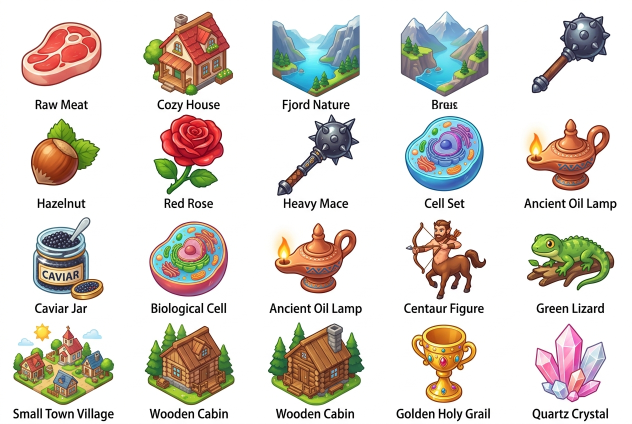
#> input picture assets/raw_sheets/sheet_02_02_doga.jpg, 1264 x 848 px (shown at 1/2 size); its folder holds only this picture in this run
$ python generate_sheet_inspector.py
#> lines starting #> are read from the running program, lines starting #| are printed output that depends on the picture; after the words box and inside, x2 and y2 are one past the last pixel; in counts of white or black regions, pixels touching at a corner belong together
### tools/slice_item_sheets.py
"""
Birleştirme Oyunu - Akıllı Item Ayıklama ve İsimlendirme Pipeline'ı
-------------------------------------------------------------------
Bu betik tamamen birleştirme_oyunu projesi içine kurulmuştur.
1. assets/raw_sheets/ klasöründeki kategori görsel sayfalarını okur.
2. Dış Çerçeveden Flood-Fill ile sadece stüdyo arka planını siler (parlama ve beyaz yüzeyler korunur).
3. Kapalı halka boşluklarını (anahtar deliği, çark göbeği vb.) temizler.
4. Satır ve sütun uzamsal sıralaması (Spatial Sorting: soldan sağa, yukarıdan aşağıya) yapar.
5. İki aşamalı çalışabilir:
   Aşama 1: Önce kırpar, önizleme klasörüne çıkarır veya kategori sırasına göre otomatik eşleştirir.
   Aşama 2: Projedeki item listesiyle (itemDefinitions.js) eşleştirip public/textures/items/ altına kaydeder.
"""

import os
import re
import sys
import json
import shutil
from pathlib import Path
from PIL import Image, ImageFilter

WORKSPACE_DIR = Path(__file__).resolve().parent.parent
RAW_SHEETS_DIR = WORKSPACE_DIR / "assets" / "raw_sheets"
OUTPUT_ITEMS_DIR = WORKSPACE_DIR / "public" / "textures" / "items"
DEBUG_PREVIEW_DIR = WORKSPACE_DIR / "assets" / "cropped_preview"
ITEM_DEFS_FILE = WORKSPACE_DIR / "src" / "items" / "itemDefinitions.js"

# Kategori listesi ve eşyaların ID + Türkçe adları
CATEGORY_CONFIG = {
    "01_elements": {
        "slug": "01_elements",
        "aliases": ["01_elements", "1_elements", "elements", "01", "elementler"],
        "items": [
            ("fire", "Ateş"), ("water", "Su"), ("earth", "Toprak"), ("air", "Hava"),
            ("steam", "Buhar"), ("mud", "Çamur"), ("lava", "Lav"), ("sand", "Kum"),
            ("obsidian", "Obsidyen"), ("rain", "Yağmur"), ("energy", "Enerji"),
            ("wind", "Rüzgar"), ("stone", "Taş"), ("glass", "Cam"), ("cloud", "Bulut"),
            ("lightning", "Yıldırım"), ("kar", "Kar"), ("buz", "Buz"), ("col", "Çöl")
        ]
    },
    "02_doga": {
        "slug": "02_doga",
        "aliases": ["02_doga", "2_doga", "doga", "nature", "02"],
        "items": [
            ("plant", "Bitki"), ("tree", "Ağaç"), ("wood", "Odun"), ("splinter", "Kıymık"),
            ("fiber", "Lif"), ("mushroom", "Mantar"), ("cotton", "Pamuk"), ("resin", "Reçine"),
            ("tohum", "Tohum"), ("bugday", "Buğday"), ("nane", "Nane"), ("agac_kabugu", "Ağaç Kabuğu")
        ]
    },
    "03_canlilar": {
        "slug": "03_canlilar",
        "aliases": ["03_canlilar", "3_canlilar", "canlilar", "life", "03"],
        "items": [
            ("life", "Yaşam"), ("bird", "Kuş"), ("animal", "Hayvan"), ("fish", "Balık"),
            ("inek", "İnek"), ("sut", "Süt"), ("yumurta", "Yumurta"), ("mercan", "Mercan")
        ]
    },
    "04_zanaat_ve_aletler": {
        "slug": "04_zanaat_ve_aletler",
        "aliases": ["04_zanaat_ve_aletler", "4_zanaat_ve_aletler", "craft_tools", "zanaat", "aletler", "04"],
        "items": [
            ("rope", "İp"), ("fabric", "Kumaş"), ("coal", "Kömür"), ("ash", "Kül"),
            ("paper", "Kağıt"), ("primitive_knife", "İlkel Bıçak"), ("feather", "Kuş Tüyü"),
            ("leather", "Deri"), ("cooked_meat", "Kavrulmuş Et"), ("pottery", "Çömlek"),
            ("water_jug", "Su Çömleği"), ("bottle", "Şişe"), ("flint", "Çakmaktaşı"),
            ("bow", "Yay"), ("arrow", "Ok"), ("torch", "Meşale"), ("raw_metal", "Metal"),
            ("iron_ingot", "Demir Külçe"), ("metal_knife", "Metal Bıçak"), ("pickaxe", "Kazma"),
            ("sword", "Kılıç"), ("wooden_shield", "Ahşap Kalkan"), ("iron_shield", "Demir Kalkan"),
            ("leather_armor", "Deri Zırh"), ("iron_armor", "Demir Zırh"), ("bed", "Yatak"),
            ("olta", "Olta"), ("yelken", "Yelken"), ("sal", "Sal"), ("obsidyen_bicak", "Obsidyen Bıçak")
        ]
    },
    "05_kimya_simya_buyu": {
        "slug": "05_kimya_simya_buyu",
        "aliases": ["05_kimya_simya_buyu", "5_kimya_simya_buyu", "simya", "buyu", "05"],
        "items": [
            ("zehirli_sivi", "Zehirli Sıvı"), ("zehir_sisesi", "Zehir Şişesi"),
            ("zehirli_kilic", "Zehirli Kılıç"), ("sifa_iksiri", "Şifa İksiri"),
            ("mana_iksiri", "Mana İksiri"), ("barut", "Barut"), ("bomba", "Bomba"),
            ("buyu_parsomeni", "Büyü Parşömeni"), ("yildirim_parsomeni", "Yıldırım Parşömeni"),
            ("ates_topu_kitabi", "Ateş Topu Kitabı"), ("peynir", "Peynir"), ("un", "Un"),
            ("hamur", "Hamur"), ("ekmek", "Ekmek")
        ]
    },
    "06_mekanik_medeniyet": {
        "slug": "06_mekanik_medeniyet",
        "aliases": ["06_mekanik_medeniyet", "6_mekanik_medeniyet", "mekanik", "medeniyet", "06"],
        "items": [
            ("buhar_motoru", "Buhar Motoru"), ("tekerlek", "Tekerlek"), ("el_arabasi", "El Arabası"),
            ("lokomotif", "Lokomotif"), ("ampul", "Ampul"), ("fener", "Fener"),
            ("pusula", "Pusula"), ("miknatis", "Mıknatıs"), ("elektrik_motoru", "Elektrik Motoru"),
            ("disli_cark", "Dişli Çark"), ("degirmen", "Değirmen"), ("ayna", "Ayna"), ("saat", "Saat")
        ]
    },
    "07_agir_sanayi_insaat": {
        "slug": "07_agir_sanayi_insaat",
        "aliases": ["07_agir_sanayi_insaat", "7_agir_sanayi_insaat", "agir_sanayi", "insaat", "07"],
        "items": [
            ("celik_kulce", "Çelik Külçe"), ("ors", "Örs"), ("civi", "Çivi"),
            ("tugla", "Tuğla"), ("harc", "Harç"), ("tugla_duvar", "Tuğla Duvar"),
            ("saglam_sandik", "Sağlam Sandık"), ("kristal", "Kristal"),
            ("teleskop", "Teleskop"), ("vinc", "Vinç"), ("demir_parmaklik", "Demir Parmaklık"),
            ("savas_baltasi", "Savaş Baltası"), ("gozetleme_kulesi", "Gözetleme Kulesi"),
            ("kale_kapisi", "Kale Kapısı")
        ]
    },
    "08_kozmoloji_boyutlar": {
        "slug": "08_kozmoloji_boyutlar",
        "aliases": ["08_kozmoloji_boyutlar", "8_kozmoloji_boyutlar", "kozmoloji", "boyutlar", "08"],
        "items": [
            ("yildiz_tozu", "Yıldız Tozu"), ("prizma_tasi", "Prizma Taşı"),
            ("kahin_kuresi", "Kahin Küresi"), ("portal_runu", "Portal Rünü"),
            ("bosluk_sisesi", "Boşluk Şişesi"), ("boyut_kapisi", "Boyut Kapısı"),
            ("anka_kulu", "Anka Külü"), ("runik_zirh", "Runik Zırh"),
            ("firtina_kilici", "Fırtına Kılıcı"), ("yildiz_gecidi_cekirdegi", "Yıldız Geçidi Çekirdeği"),
            ("buz_runu", "Buz Rünü"), ("cehennem_tasi", "Cehennem Taşı"),
            ("zaman_kum_saati", "Zaman Kum Saati"), ("illuzyon_aynasi", "İllüzyon Aynası")
        ]
    }
}

# [7 lines left out: function match_category_from_filename, not called in this run]

def extract_binary_mask(img):
    """
    Dış çerçeveden (4 kenardan) flood-fill yaparak arka planı bulur.
    İçerideki yansıma ve beyaz metalleri asla silmez.
    """
    rgb = img.convert("RGB")
    w, h = rgb.size
    pixels = rgb.load()

    mask = Image.new("L", (w, h), 255)
    mask_pixels = mask.load()

    visited = bytearray(w * h)
    queue = []

    for x in range(w):
        queue.append((x, 0))
        queue.append((x, h - 1))
        visited[x] = 1
        visited[(h - 1) * w + x] = 1

    for y in range(h):
        queue.append((0, y))
        queue.append((w - 1, y))
        visited[y * w] = 1
        visited[y * w + (w - 1)] = 1

    q_idx = 0
    while q_idx < len(queue):
        cx, cy = queue[q_idx]
        q_idx += 1

        r, g, b = pixels[cx, cy]
        lum = 0.299 * r + 0.587 * g + 0.114 * b
        c_diff = max(r, g, b) - min(r, g, b)

        is_bg = (lum > 235) or (lum > 205 and c_diff < 16) or (lum > 175 and c_diff < 10)

        if is_bg:
            mask_pixels[cx, cy] = 0
            for nx, ny in ((cx + 1, cy), (cx - 1, cy), (cx, cy + 1), (cx, cy - 1)):
                if 0 <= nx < w and 0 <= ny < h:
                    pos = ny * w + nx
                    if not visited[pos]:
                        visited[pos] = 1
                        queue.append((nx, ny))

    clean_mask = mask.filter(ImageFilter.MedianFilter(3))
    return clean_mask

def segment_connected_components(mask, min_size=250):
    w, h = mask.size
    pixels = mask.load()
    labels = [0] * (w * h)
    components = {}
    current_label = 1

    for y in range(h):
        for x in range(w):
            pos = y * w + x
            if pixels[x, y] > 128 and labels[pos] == 0:
                queue = [(x, y)]
                labels[pos] = current_label
                min_x, max_x = x, x
                min_y, max_y = y, y
                comp_pixels = [(x, y)]

                q_idx = 0
                while q_idx < len(queue):
                    cx, cy = queue[q_idx]
                    q_idx += 1
                    if cx < min_x: min_x = cx
                    if cx > max_x: max_x = cx
                    if cy < min_y: min_y = cy
                    if cy > max_y: max_y = cy

                    for nx, ny in ((cx + 1, cy), (cx - 1, cy), (cx, cy + 1), (cx, cy - 1)):
                        if 0 <= nx < w and 0 <= ny < h:
                            npos = ny * w + nx
                            if pixels[nx, ny] > 128 and labels[npos] == 0:
                                labels[npos] = current_label
                                queue.append((nx, ny))
                                comp_pixels.append((nx, ny))

                bw = max_x - min_x
                bh = max_y - min_y
                if len(comp_pixels) >= min_size and bw >= 24 and bh >= 24 and (bw < w * 0.95 or bh < h * 0.95):
                    components[current_label] = {
                        "id": current_label,
                        "bbox": [min_x, min_y, max_x, max_y],
                        "pixels": comp_pixels
                    }
                    current_label += 1

    return labels, components

def merge_nearby_subparts(labels, components, w, h):
    merged = True
    while merged:
        merged = False
        comp_ids = list(components.keys())
        for i in range(len(comp_ids)):
            id1 = comp_ids[i]
            if id1 not in components: continue
            b1 = components[id1]["bbox"]
            p1_len = len(components[id1]["pixels"])

            for j in range(i + 1, len(comp_ids)):
                id2 = comp_ids[j]
                if id2 not in components: continue
                b2 = components[id2]["bbox"]
                p2_len = len(components[id2]["pixels"])

                dx = max(0, max(b1[0], b2[0]) - min(b1[2], b2[2]))
                dy = max(0, max(b1[1], b2[1]) - min(b1[3], b2[3]))

                # Kopuk ufak sap veya parça (< 1200 px ve mesafe < 18 px)
                if (p1_len < 1200 or p2_len < 1200) and (dx < 18 and dy < 18):
                    components[id1]["bbox"] = [
                        min(b1[0], b2[0]), min(b1[1], b2[1]),
                        max(b1[2], b2[2]), max(b1[3], b2[3])
                    ]
                    components[id1]["pixels"].extend(components[id2]["pixels"])
                    for px, py in components[id2]["pixels"]:
                        labels[py * w + px] = id1
                    del components[id2]
                    merged = True
                    break
            if merged: break

    return labels, components

def clean_enclosed_holes(item_rgba, min_hole_size=200, white_lum_thresh=248):
    w, h = item_rgba.size
    r_ch, g_ch, b_ch, a_ch = item_rgba.split()
    r_pix = r_ch.load()
    g_pix = g_ch.load()
    b_pix = b_ch.load()
    a_pix = a_ch.load()

    cand_holes = Image.new("L", (w, h), 0)
    cand_pix = cand_holes.load()

    for y in range(h):
        for x in range(w):
            if a_pix[x, y] > 100:
                r, g, b = r_pix[x, y], g_pix[x, y], b_pix[x, y]
                lum = 0.299 * r + 0.587 * g + 0.114 * b
                c_diff = max(r, g, b) - min(r, g, b)
                if lum >= white_lum_thresh and c_diff <= 5:
                    cand_pix[x, y] = 255

    visited = bytearray(w * h)
    hole_pixels = set()

    for y in range(h):
        for x in range(w):
            pos = y * w + x
            if not visited[pos] and cand_pix[x, y] == 255:
                queue = [(x, y)]
                visited[pos] = 1
                island = [(x, y)]
                q_idx = 0
                while q_idx < len(queue):
                    cx, cy = queue[q_idx]
                    q_idx += 1
                    for nx, ny in ((cx+1, cy), (cx-1, cy), (cx, cy+1), (cx, cy-1)):
                        if 0 <= nx < w and 0 <= ny < h:
                            npos = ny * w + nx
                            if not visited[npos] and cand_pix[nx, ny] == 255:
                                visited[npos] = 1
                                queue.append((nx, ny))
                                island.append((nx, ny))

                if len(island) >= min_hole_size:
                    for ix, iy in island:
                        hole_pixels.add((ix, iy))

    if not hole_pixels:
        return item_rgba

    new_a = a_ch.copy()
    new_a_pix = new_a.load()
    for hx, hy in hole_pixels:
        new_a_pix[hx, hy] = 0

    smooth_a = new_a.filter(ImageFilter.SMOOTH)
    return Image.merge("RGBA", (r_ch, g_ch, b_ch, smooth_a))

def extract_isolated_item(original_img, labels, comp, padding=8):
    orig_w, orig_h = original_img.size
    b = comp["bbox"]
    x1 = max(0, b[0] - padding)
    y1 = max(0, b[1] - padding)
    x2 = min(orig_w, b[2] + padding)
    y2 = min(orig_h, b[3] + padding)

    crop_w = x2 - x1
    crop_h = y2 - y1

    orig_rgb = original_img.convert("RGB")
    rgb_pix = orig_rgb.load()
    target_id = comp["id"]

    item_img = Image.new("RGBA", (crop_w, crop_h), (0, 0, 0, 0))
    item_pix = item_img.load()

    for local_y in range(crop_h):
        global_y = y1 + local_y
        for local_x in range(crop_w):
            global_x = x1 + local_x
            pos = global_y * orig_w + global_x
            if labels[pos] == target_id:
                r, g, b_col = rgb_pix[global_x, global_y]
                item_pix[local_x, local_y] = (r, g, b_col, 255)

    item_img = clean_enclosed_holes(item_img)
    r_ch, g_ch, b_ch, a_ch = item_img.split()
    smooth_a = a_ch.filter(ImageFilter.SMOOTH)
    final_item = Image.merge("RGBA", (r_ch, g_ch, b_ch, smooth_a))
    return final_item

def sort_components_spatially(components):
    """
    Satır bazlı (Vertical overlap) ve satır içi soldan sağa doğal sıralama
    """
    comp_list = list(components.values())
    if not comp_list:
        return []

    comp_list.sort(key=lambda c: (c["bbox"][1], c["bbox"][0]))
    rows = []

    for c in comp_list:
        b = c["bbox"]
        y1, y2 = b[1], b[3]
        bh = y2 - y1

        assigned_row = None
        for row in rows:
            ry1 = min(item["bbox"][1] for item in row)
            ry2 = max(item["bbox"][3] for item in row)
            overlap = max(0, min(y2, ry2) - max(y1, ry1))
            min_h = min(bh, ry2 - ry1)

            if overlap >= min_h * 0.25 or (y1 >= ry1 and y1 <= ry2):
                assigned_row = row
                break

        if assigned_row is not None:
            assigned_row.append(c)
        else:
            rows.append([c])

    rows.sort(key=lambda r: sum(item["bbox"][1] for item in r) / len(r))
    ordered = []
    for row in rows:
        row.sort(key=lambda item: item["bbox"][0])
        ordered.extend(row)

    return ordered

# [94 lines left out: functions process_single_sheet, main, not called in this run]

# [2 lines that do not run on import are left out]

### tools/generate_sheet_inspector.py
import os
import json
import glob
from PIL import Image
from pathlib import Path
import sys

sys.path.append('.')
from tools.slice_item_sheets import (
    extract_binary_mask,
    segment_connected_components,
    merge_nearby_subparts,
    sort_components_spatially,
    extract_isolated_item
)

def main():
    debug_dir = Path('tools/debug_sheets')
    debug_dir.mkdir(parents=True, exist_ok=True)

    sheets = sorted(glob.glob('assets/raw_sheets/sheet_*.jpg'))
    print(f'Found {len(sheets)} sheets')

    html_content = '''<!DOCTYPE html>
<html>
<head>
<meta charset="utf-8">
<title>Sheet Grid Inspector</title>
<style>
body { font-family: -apple-system, BlinkMacSystemFont, "Segoe UI", Roboto, sans-serif; background: #121212; color: #e0e0e0; padding: 20px; }
.sheet-card { background: #1e1e1e; border: 1px solid #333; border-radius: 8px; margin-bottom: 30px; padding: 15px; }
.sheet-title { font-size: 18px; font-weight: bold; margin-bottom: 10px; color: #4fc3f7; }
.grid-container { display: flex; gap: 20px; align-items: flex-start; }
.orig-img { max-width: 350px; height: auto; border: 1px solid #444; border-radius: 4px; }
.cells-grid { display: grid; grid-template-columns: repeat(5, 1fr); gap: 10px; }
.cell-box { background: #262626; padding: 6px; border-radius: 6px; text-align: center; border: 1px solid #444; width: 110px; }
.cell-box img { max-width: 90px; max-height: 90px; background: radial-gradient(circle, #333 0%, #1a1a1a 100%); border-radius: 4px; }
.cell-label { font-size: 11px; margin-top: 4px; color: #888; }
.current-mapped { font-size: 11px; color: #81c784; font-weight: bold; margin-top: 2px; }
.expected-pool { margin-bottom: 12px; font-size: 12px; color: #ffb74d; background: #2a2a2a; padding: 8px; border-radius: 4px; line-height: 1.5; }
</style>
</head>
<body>
<h1>Sheet Grid Inspector & Item Identifier</h1>
'''

    for s_path in sheets:
        s_name = Path(s_path).stem
        s_dir = debug_dir / s_name
        s_dir.mkdir(parents=True, exist_ok=True)

        cfg_file = Path(f'assets/sheet_prompts/{s_name}_config.json')
        expected_items = []
        if cfg_file.exists():
            with open(cfg_file, 'r', encoding='utf-8') as f:
                cfg = json.load(f)
                expected_items = cfg.get('items', [])

        img = Image.open(s_path)
#> img is the input picture: PIL image 1264x848 RGB; mean R, G, B 219.6, 213.2, 206.6
        w, h = img.size
        mask = extract_binary_mask(img)
#> the loop in extract_binary_mask, `while q_idx < len(queue):` made 763210 passes
#> (r, g, b, lum, c_diff) on passes 1 to 3: (254, 254, 252, 253.8, 2), (254, 254, 254, 254, 0), (255, 255, 253, 254.8, 2)
#> in extract_binary_mask, `clean_mask = mask.filter(ImageFilter.MedianFilter(3))`:
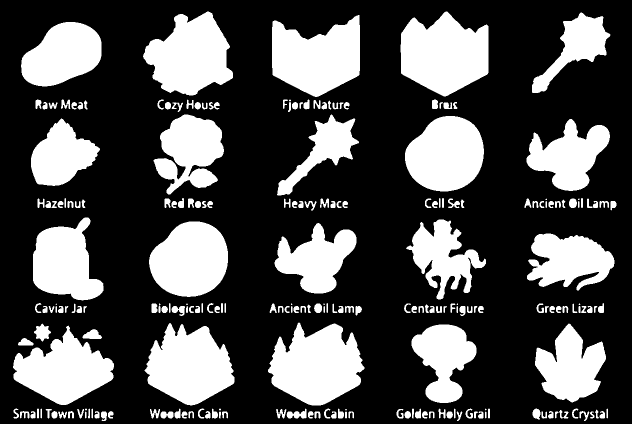
#> clean_mask: PIL image 1264x848 L (shown at 1/2 size); 30.9% white; 225 white regions (13 under 20 px), largest, box (x1, y1, x2, y2) and area: (536, 645, 729, 811) 21805, (801, 23, 977, 193) 21695, (544, 30, 720, 194) 20381
        labels, components = segment_connected_components(mask)
        labels, components = merge_nearby_subparts(labels, components, w, h)
        ordered_comps = sort_components_spatially(components)
#> the loop in sort_components_spatially, `for c in comp_list:` made 20 passes
#> the loop in sort_components_spatially, `for row in rows:` made 4 passes

        pool_str = ", ".join([f"{it[1]} (<code>{it[0]}</code>)" for it in expected_items])
        html_content += f'<div class="sheet-card"><div class="sheet-title">{s_name} (Tespit: {len(ordered_comps)}, Beklenen: {len(expected_items)})</div>'
        html_content += f'<div class="expected-pool"><b>Beklenen Item Havuzu:</b> {pool_str}</div>'
        html_content += '<div class="grid-container">'
        html_content += f'<div><b>Orijinal Sheet:</b><br><img class="orig-img" src="../../{s_path}"></div>'
        html_content += '<div><b>Dilimlenen Hücreler (Soldan Sağa, Yukarıdan Aşağıya):</b><div class="cells-grid">'

        for idx, comp in enumerate(ordered_comps):
            cell_img = extract_isolated_item(img, labels, comp)
            cell_filename = f'cell_{idx+1:02d}.png'
            cell_path = s_dir / cell_filename
            cell_img.save(cell_path)

            curr_id = expected_items[idx][0] if idx < len(expected_items) else 'YOK'
            curr_name = expected_items[idx][1] if idx < len(expected_items) else '-'

            html_content += f'''
            <div class="cell-box">
                <img src="{s_name}/{cell_filename}">
                <div class="cell-label">Hücre #{idx+1:02d}</div>
                <div class="current-mapped">{curr_name}<br><small style="color:#aaa">{curr_id}</small></div>
            </div>
            '''
#> this loop made 20 passes
#> pass 1, in clean_enclosed_holes, `r_ch, g_ch, b_ch, a_ch = item_rgba.split()`:
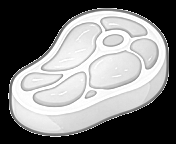
#> r_ch: PIL image 176x144 L; min 0, max 255, mean 128.4
#> pass 1, in clean_enclosed_holes, `r_ch, g_ch, b_ch, a_ch = item_rgba.split()`:
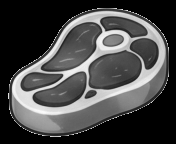
#> g_ch: PIL image 176x144 L; min 0, max 250, mean 71.1
#> pass 1, in clean_enclosed_holes, `r_ch, g_ch, b_ch, a_ch = item_rgba.split()`:
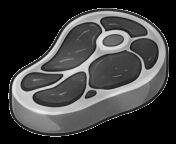
#> b_ch: PIL image 176x144 L; min 0, max 237, mean 63.6
#> after the loop:
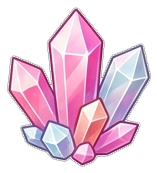
#> cell_img: PIL image 157x173 RGBA; mean R, G, B, A 107.4, 78.5, 96.1, 127.5; transparent parts drawn white

        html_content += '</div></div></div></div>'

    html_content += '</body></html>'

    with open('tools/sheet_grid_inspector.html', 'w', encoding='utf-8') as f:
        f.write(html_content)

    print('HTML inspector generated at tools/sheet_grid_inspector.html')

if __name__ == '__main__':
    main()

$ run again, on assets/raw_sheets/sheet_24_03_canlilar.jpg
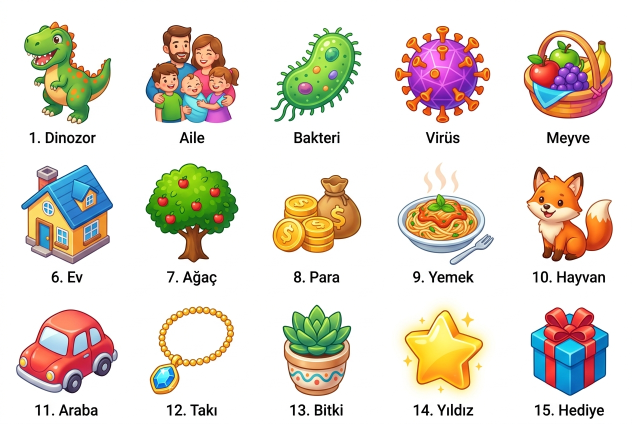
#> input picture assets/raw_sheets/sheet_24_03_canlilar.jpg, 1264 x 848 px (shown at 1/2 size)
#> in main, img is the input picture: PIL image 1264x848 RGB; mean R, G, B 226.2, 218.9, 207.3
#> mask: PIL image 1264x848 L; every value is 255
#> the loop in extract_binary_mask, `while q_idx < len(queue):` made 765257 passes
#> (r, g, b, lum, c_diff) on passes 1 to 3: (254, 254, 254, 254, 0), (252, 254, 253, 253.3, 2), (255, 255, 255, 255, 0)
#> in extract_binary_mask, `clean_mask = mask.filter(ImageFilter.MedianFilter(3))`:
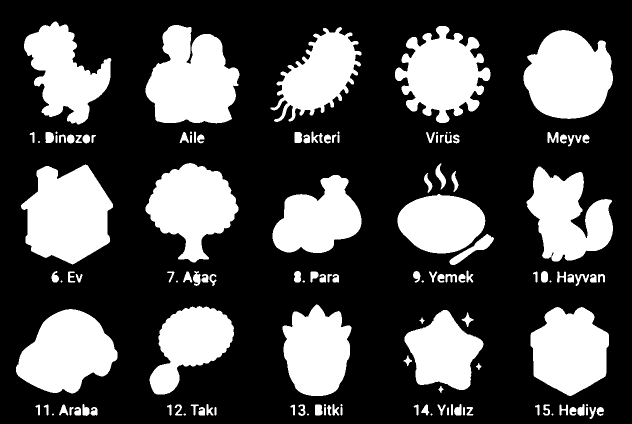
#> clean_mask: PIL image 1264x848 L (shown at 1/2 size); 30.2% white; 133 white regions (20 under 20 px), largest, box (x1, y1, x2, y2) and area: (291, 50, 479, 247) 26388, (42, 329, 226, 529) 26057, (1047, 60, 1226, 238) 24004
#> the loop in sort_components_spatially, `for c in comp_list:` made 16 passes
#> the loop in sort_components_spatially, `for row in rows:` made 3 passes
#> the loop in main, `for idx, comp in enumerate(ordered_comps):` made 16 passes
#> after the loop in main, `for idx, comp in enumerate(ordered_comps):`:
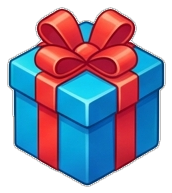
#> cell_img: PIL image 172x193 RGBA; mean R, G, B, A 66.3, 62.2, 82.5, 159.3; transparent parts drawn white
